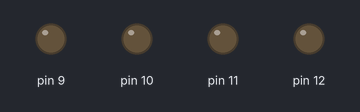
Bench run of a sketch on a simulated Arduino Uno, built with avr-gcc and run on an emulated ATmega328P. Shown: output pins drawn as LEDs (lit = HIGH).

Above: at 0.2 s.
At 1.2 s:
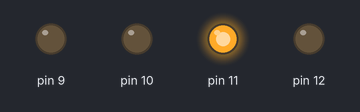
At 2.2 s:
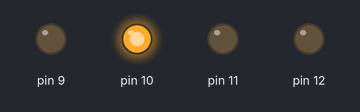
At 4.7 s:
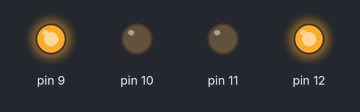
At 7.2 s:
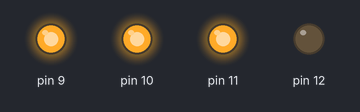
At 9.7 s:
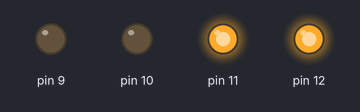
Timing chart, 0 to 10.4 s (numbered marks = the images above):
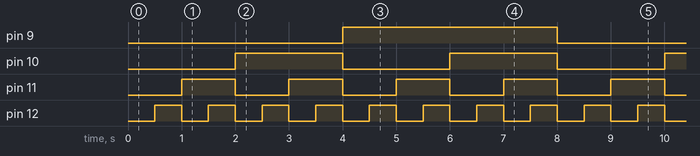

Measured:
- by itself, pin 9: alternates HIGH for 4.0 s and LOW for 4.0 s
- by itself, pin 10: alternates HIGH for 2.0 s and LOW for 2.0 s
- by itself, pin 11: alternates HIGH for 1.0 s and LOW for 1.0 s
- by itself, pin 12: alternates HIGH for 0.50 s and LOW for 0.50 s

The sketch:

sketch_sep28c.ino
```cpp
int counter = -1;
int MAX_VALUE = 16;

void updateLED(int pin, int bit, int ctr) {
    digitalWrite(pin,  (ctr & (1<<bit)) == (1<<bit) ? HIGH : LOW);
}

void setup() {
    // put your setup code here, to run once:
    pinMode(12, OUTPUT);
    pinMode(11, OUTPUT);
    pinMode(10, OUTPUT);
    pinMode(9, OUTPUT);
}

void loop() {
    // put your main code here, to run repeatedly:
    counter = (counter + 1) % MAX_VALUE;
    updateLED(12, 0, counter);
    updateLED(11, 1, counter);
    updateLED(10, 2, counter);
    updateLED(9, 3, counter);
    delay(500);
}
```
